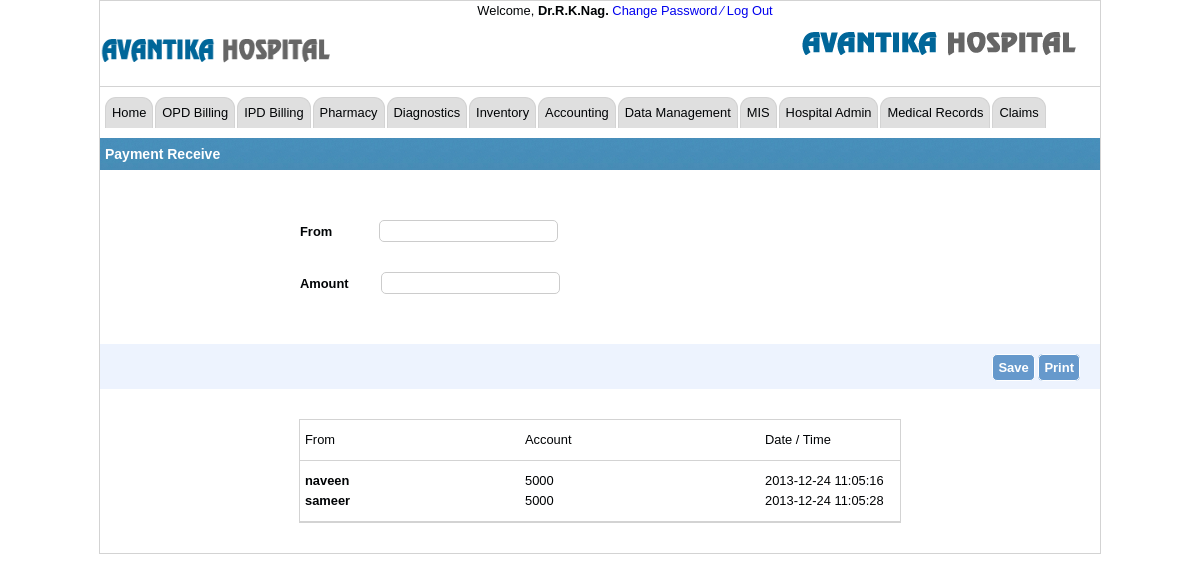
The page /payment-receive.php on the database its author committed.
### tables this page shows
CREATE TABLE IF NOT EXISTS `payment_receive` (
  `id` int(11) NOT NULL AUTO_INCREMENT,
  `from` varchar(20) NOT NULL,
  `account` bigint(11) NOT NULL,
  `date` datetime NOT NULL,
  PRIMARY KEY (`id`)
);

### payment-receive.php (the view, shortened to what this page needs)
<!DOCTYPE html PUBLIC "-//W3C//DTD XHTML 1.0 Transitional//EN" "http://www.w3.org/TR/xhtml1/DTD/xhtml1-transitional.dtd">
<html xmlns="http://www.w3.org/1999/xhtml">
<head>
<link rel="stylesheet" type="text/css" href="style_by.css"/>
</head>
<body>
<div id="container">
	<div id="header">
    	<div id="logo_side">
        	<img src="ehs-final-logo.png" width="100" height="75" style="padding-top:12px;" />
        </div>
        	<div class="welcome">
            	<span>Welcome,</span>
            <span><strong>Dr.R.K.Nag.</strong></span>
            <span id="sign">
            	<a href="#">Change Password </a>
                <a href="#">&frasl;</a>
                <a href="#">Log Out</a>
             </span>
            </div>
        <div id="sign_in_up">
             <div id="power_by"><img src="logo.png" align="right"/></div>
        </div>
    </div>
<div id="menuu">
   <ul id="coolMenu1">
	    <li><a href="dashboard.php">Home</a></li>
        <li><a href="#">OPD Billing</a>
        </li>
        <li ><a href="#">IPD Billing</a>
        </li>
        <li><a href="#">Pharmacy </a>
        </li>
        <li><a href="#">Diagnostics</a>
        </li>
        <li><a href="">Inventory</a>
        </li>
        <li><a href="accounting.html">Accounting</a>
        </li>
        <li><a href="">Data Management</a>
        </li>
       <li><a href="">MIS</a>
      </li>
         <li><a href="">Hospital Admin</a>
        </li>
        <li><a href="">Medical Records</a>
        </li>
          <li><a href="#">Claims</a>
          </li>
    </ul>
  </div>
    <div id="opd_bill" style="height:20px;">
   		<div style="float:left">
        <span class="p_adding">Payment Receive</span>
        </div>
   </div>
  <div id="main_center_container">
    <div style="width:600px; margin:50px auto;">
    	<div>
        <form method="post" action="">
    		<label for=""><strong>From&nbsp;&nbsp;&nbsp;&nbsp;&nbsp;&nbsp;&nbsp;&nbsp;&nbsp;&nbsp;&nbsp;&nbsp;</strong>
            <input type="text"  name="from" value="" /></label>
        </div>
        <div style="margin:30px 0px;">
    		<label for=""><strong>Amount &nbsp;&nbsp;&nbsp;&nbsp;&nbsp;&nbsp;&nbsp;</strong>
            <input type="text"  name="amount" value="" /></label>
        </div>
    </div>
  </div>
      <div class="fill_data">
      			<div style="text-align:right; margin-right:20px;">
                	<span><input type="submit" name="save" value="Save" class="btn" /></span>
                    <span><a href="#" class="btn">Print</a></span>
              </div>
  </div>
  <div style="width:600px; border:1px solid lightgray; margin:30px auto">
    <div style="border-bottom:1px solid lightgray; padding:10px 5px;">
            <div class="l_ft n_w"><strong></strong>From</div>
            <div class="l_ft bill_width1">Account</div>
            <div class="l_ft bill_width1">&nbsp;</div>
            <div class="l_ft bill_width1">Date / Time</div>
    </div>
  <div style="border-bottom:1px solid lightgray; padding:10px 5px;">
        <?php
  $paymentQuery=mysql_query("select * from payment_receive");
while($paymentValues=mysql_fetch_array($paymentQuery)){
?>
            <div class="l_ft n_w"><strong><?php echo $paymentValues['from'];?></strong></div>
            <div class="l_ft bill_width1"><?php echo $paymentValues['account'];?></div>
            <div class="l_ft bill_width1">&nbsp;</div>
            <div class="l_ft bill_width1"><?php echo $paymentValues['date'];?></div>
            <?php }?>
    </div>
</div>
</div>
</body>
</html>

### style_by.css (style rules this page uses)
body { margin:0; padding:0; font-size:80.5%; font-family:Arial,'Lucida sans unicode'; line-height:20px; text-align:left; width:100%; color:#000305; }
* { margin:0px; padding:0px; }
a { text-decoration:none; }
ul { list-style:none; margin:0px; padding:0px; }
div, table, h1, h2, h3, h4, h5, h6, span, tr, td, img, form { margin:0px; padding:0px; border:none; }
.p_adding { padding:0px 5px; }
.l_ft { float:left; }
#container { margin:0px auto; padding:0px; width:1000px; border:1px solid lightgray; }
#container #header { height:85px; width:1000px; margin:0 auto; border-bottom:1px solid lightgray; }
#container #header #logo_side { width:25%; float:left; }
.welcome { float:left; width:55%; text-align:center; }
#container #header #logo_side img { width:100%; }
#container #header #sign_in_up { width:20%; float:left; margin-top:0.5%; }
#opd_bill { background:url(bg_top.png) repeat; color:#FFF; font-size:14px; font-weight:700; width:1000px; padding:6px 0px; border-top:1px solid #FFF; margin:0 auto; }
.fill_data { background:url(ccc.png) repeat; padding:10px 0px 5px 5px; height:30px; }
#menuu { background-repeat:repeat; height:40px; padding:0px 5px; margin-top:10px; }
#coolMenu1, #coolMenu1 ul { list-style:none; margin:0px; padding:0px; }
#coolMenu1 li { float: left; display:inline; }
#coolMenu1 li a { line-height: 2em; padding:2px 6px; text-decoration: none; margin-right:2px; color:#000305; background:#DFDFDF; display:inline-block; border:1px solid lightgray; border-bottom:none; border-top-left-radius:11px; border-top-right-radius:11px; -moz-border-top-left-radius:11px; -moz-border-top-right-radius:11px; -webkit-border-top-left-radius:11px; -webkit-border-top-right-radius:11px; -ms-border-top-left-radius:11px; -ms-border-top-right-radius:11px; }
.btn { background:#6699cc; color:#FFFFFF !important; font-size:13px; padding:5px; cursor:pointer; border:1px solid #FFF; border-radius:5px; font-weight:700; }
.n_w { width:220px; }
.bill_width1 { width:120px; }
input[type="text"] { height:20px; border:1px solid #CCC; border-radius:5px; }

### rows shown on the page
payment_receive: from "naveen", account "5000", date "2013-12-24 11:05:16"
payment_receive: from "sameer", account "5000", date "2013-12-24 11:05:28"
